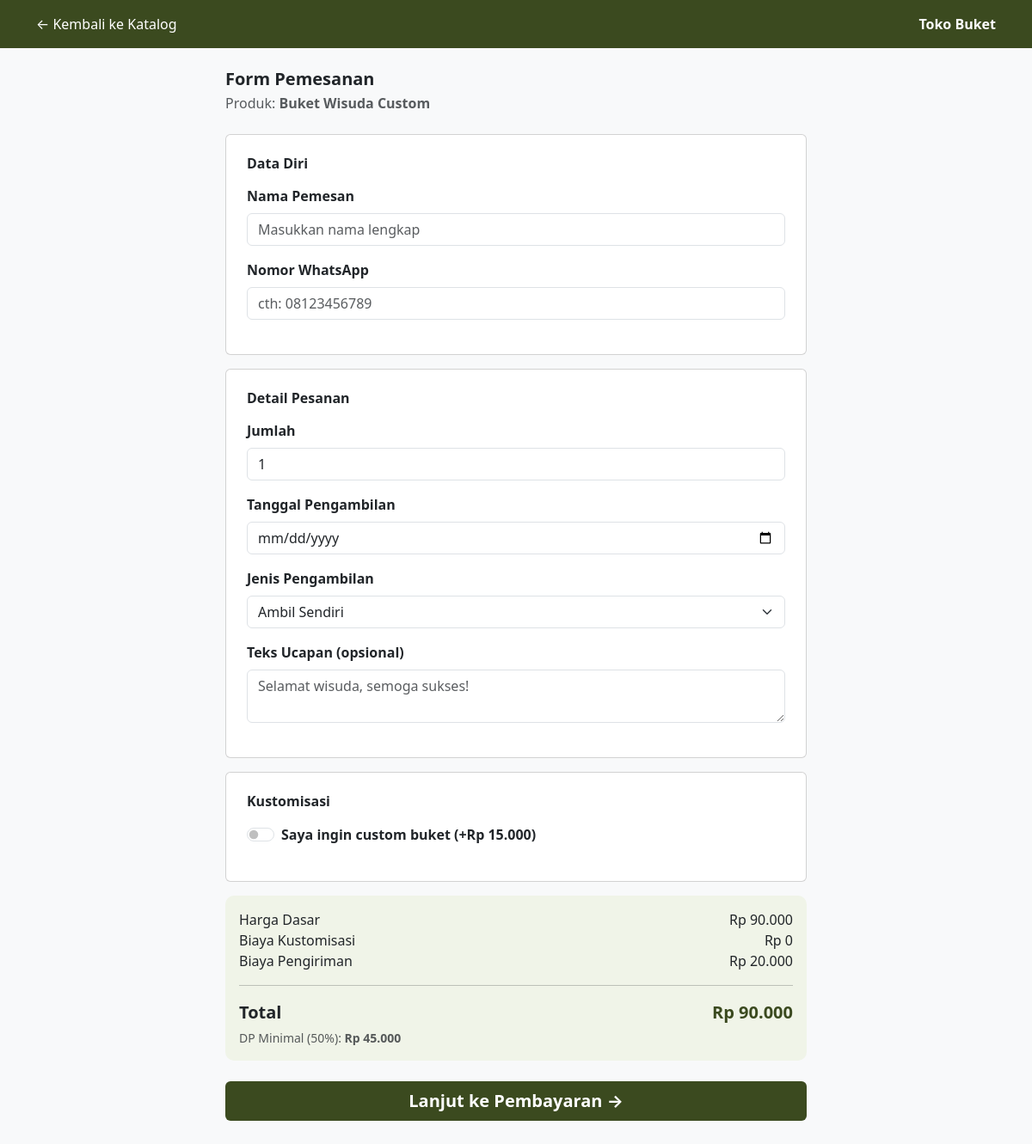
Page /index.php?page=pesan&id=4 on the committed database.
### tables this page shows
CREATE TABLE katalog (
    id INT AUTO_INCREMENT PRIMARY KEY,
    nama VARCHAR(100) NOT NULL,
    deskripsi TEXT,
    harga_dasar INT NOT NULL,
    kategori VARCHAR(50),
    foto VARCHAR(255),
    ditambahkan_oleh INT,
    created_at DATETIME DEFAULT CURRENT_TIMESTAMP,
    FOREIGN KEY (ditambahkan_oleh) REFERENCES admin(id) ON DELETE SET NULL
);

### controllers/PemesananController.php (called while the page is built, shortened)
<?php
require_once __DIR__ . '/../config/database.php';
require_once __DIR__ . '/../models/KatalogModel.php';
class PemesananController
{
    private $katalogModel;
    public function __construct()
    {
        $this->katalogModel = new KatalogModel();
    }
    public function formPesan($produkId)
    {
        $produk = $this->katalogModel->getById($produkId);
        require_once __DIR__ . '/../views/pelanggan/pesan_form.php';
    }
}

### config/database.php (called while the page is built, shortened)
<?php
function getDB() {
    static $conn = null;
    if ($conn === null) {
        $conn = new mysqli(DB_HOST, DB_USER, DB_PASS, DB_NAME);
        $conn->set_charset('utf8mb4');
    }
    return $conn;
}

### models/KatalogModel.php (called while the page is built, shortened)
<?php
require_once __DIR__ . '/../config/database.php';
class KatalogModel {
    private $db;
    public function __construct() {
        $this->db = getDB();
    }
    public function getById($id) {
        $stmt = $this->db->prepare("SELECT * FROM katalog WHERE id = ? LIMIT 1");
        $stmt->bind_param("i", $id);
        $stmt->execute();
        return $stmt->get_result()->fetch_assoc();
    }
}

### views/pelanggan/pesan_form.php (the view, shortened to what this page needs)
<!DOCTYPE html>
<html lang="id">
<head>
    <link href="https://cdn.jsdelivr.net/npm/bootstrap@5.3.0/dist/css/bootstrap.min.css" rel="stylesheet">
</head>
<body class="bg-light">
    <nav class="navbar py-3 mb-4">
        <div class="container">
            <a href="index.php?page=katalog" class="text-white text-decoration-none">← Kembali ke Katalog</a>
            <span class="text-white fw-bold"> <?= APP_NAME ?></span>
        </div>
    </nav>
    <div class="container pb-5" style="max-width:700px">
        <h5 class="fw-bold mb-1">Form Pemesanan</h5>
        <p class="text-muted mb-4">Produk: <strong><?= htmlspecialchars($produk['nama']) ?></strong></p>
        <form method="POST" action="index.php?page=pesan&action=simpan" id="formPesan">
            <div class="card p-4 mb-3">
                <h6 class="fw-bold mb-3">Data Diri</h6>
                <div class="mb-3">
                    <label class="form-label fw-semibold">Nama Pemesan</label>
                    <input type="text" name="nama_pemesan" class="form-control" placeholder="Masukkan nama lengkap" required>
                </div>
                <div class="mb-3">
                    <label class="form-label fw-semibold">Nomor WhatsApp</label>
                    <input type="text" name="no_wa" class="form-control" placeholder="cth: 08123456789" required>
                </div>
            </div>
            <div class="card p-4 mb-3">
                <h6 class="fw-bold mb-3">Detail Pesanan</h6>
                <div class="mb-3">
                    <label class="form-label fw-semibold">Jumlah</label>
                    <input type="number" name="jumlah" id="jumlah" class="form-control" value="1" min="1" required>
                </div>
                <div class="mb-3">
                    <label class="form-label fw-semibold">Tanggal Pengambilan</label>
                    <input type="date" name="tanggal_ambil" class="form-control" min="<?= date('Y-m-d', strtotime('+1 day')) ?>" required>
                </div>
                <div class="mb-3">
                    <label class="form-label fw-semibold">Jenis Pengambilan</label>
                    <select name="tipe_pengambilan" id="tipe_pengambilan" class="form-select">
                        <option value="ambil">Ambil Sendiri</option>
                    </select>
                </div>
                <div class="mb-3">
                    <label class="form-label fw-semibold">Teks Ucapan (opsional)</label>
                    <textarea name="ucapan" class="form-control" rows="2" placeholder="Selamat wisuda, semoga sukses!"></textarea>
                </div>
            </div>
            <div class="card p-4 mb-3">
                <h6 class="fw-bold mb-3">Kustomisasi</h6>
                <div class="mb-3">
                    <div class="form-check form-switch">
                        <input class="form-check-input" type="checkbox" id="is_custom" name="is_custom" value="1">
                        <label class="form-check-label fw-semibold" for="is_custom">Saya ingin custom buket (+Rp 15.000)</label>
                    </div>
                </div>
            </div>
            <div id="harga-info" class="p-3 mb-4">
                <div class="d-flex justify-content-between"><span>Harga Dasar</span><span id="txt-dasar">Rp <?= number_format($produk['harga_dasar'], 0, ',', '.') ?></span></div>
                <div class="d-flex justify-content-between"><span>Biaya Kustomisasi</span><span id="txt-custom">Rp 0</span></div>
                <div class="d-flex justify-content-between" id="row-ongkir" style="display:none"><span>Biaya Pengiriman</span><span id="txt-ongkir">Rp 20.000</span></div>
                <hr>
                <div class="d-flex justify-content-between fw-bold fs-5"><span>Total</span><span id="txt-total" style="color:#3B4A1F">Rp <?= number_format($produk['harga_dasar'], 0, ',', '.') ?></span></div>
                <div class="text-muted small mt-1">DP Minimal (50%): <strong id="txt-dp">Rp <?= number_format($produk['harga_dasar'] / 2, 0, ',', '.') ?></strong></div>
            </div>
            <button type="submit" class="btn btn-main w-100 py-2 fw-bold fs-5">Lanjut ke Pembayaran →</button>
        </form>
    </div>
</body>
</html>

### views/pelanggan/pesan_form.php (style rules this page uses)
.navbar { background: #3B4A1F !important; }
.btn-main { background: #3B4A1F; color: #fff; border: none; }
#harga-info { background: #f0f4e8; border-radius: 10px; }

### rows in the picture
katalog: nama "Buket Wisuda Custom", harga_dasar "90.000", $produk['harga_dasar']/2 "45.000"

### other values in the picture
APP_NAME "Toko Buket"
